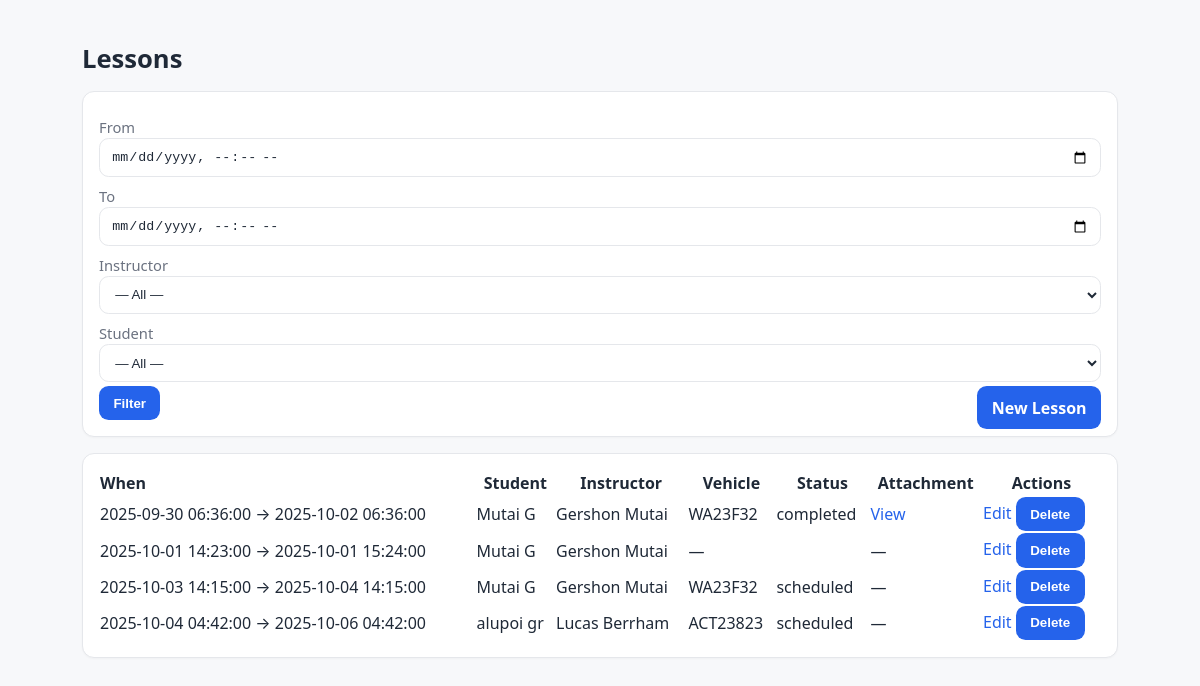
Page /public/lessons/index.php (signed in) on the committed database.
### tables this page shows
CREATE TABLE `lessons` (
  `id` int(11) NOT NULL,
  `enrollment_id` int(11) NOT NULL,
  `instructor_id` int(11) NOT NULL,
  `vehicle_id` int(11) DEFAULT NULL,
  `start_time` datetime NOT NULL,
  `end_time` datetime NOT NULL,
  `status` enum('scheduled','completed','cancelled','no_show') NOT NULL DEFAULT 'scheduled',
  `notes` text DEFAULT NULL,
  `created_at` timestamp NOT NULL DEFAULT current_timestamp()
);

CREATE TABLE `users` (
  `id` int(11) NOT NULL,
  `email` varchar(191) NOT NULL,
  `password_hash` varchar(255) DEFAULT NULL,
  `first_name` varchar(100) NOT NULL,
  `last_name` varchar(100) NOT NULL,
  `phone` varchar(50) DEFAULT NULL,
  `is_active` tinyint(1) NOT NULL DEFAULT 1,
  `created_at` timestamp NOT NULL DEFAULT current_timestamp(),
  `role` enum('admin','staff','instructor','student') NOT NULL DEFAULT 'student'
);

CREATE TABLE `vehicles` (
  `id` int(11) NOT NULL,
  `branch_id` int(11) DEFAULT NULL,
  `plate_no` varchar(50) NOT NULL,
  `make` varchar(80) DEFAULT NULL,
  `model` varchar(80) DEFAULT NULL,
  `vehicle_year` smallint(6) DEFAULT NULL,
  `transmission` enum('manual','automatic') DEFAULT NULL,
  `is_available` tinyint(1) NOT NULL DEFAULT 1,
  `created_at` timestamp NOT NULL DEFAULT current_timestamp()
);

### php/Models/Lesson.php (called while the page is built, shortened)
<?php
class Lesson
{
    public static function all(?string $from = null, ?string $to = null, ?int $instructorId = null, ?int $studentId = null): array {
        $pdo = Database::pdo();
        $where = [];
        $params = [];
        $sql = "SELECT l.*,
                       i.id AS instructor_id, ui.first_name AS inst_first, ui.last_name AS inst_last,
                       v.plate_no,
                       e.id AS enrollment_id, u.first_name AS stu_first, u.last_name AS stu_last
                FROM lessons l
                JOIN instructors i ON i.id = l.instructor_id
                LEFT JOIN users ui ON ui.id = i.user_id
                LEFT JOIN vehicles v ON v.id = l.vehicle_id
                JOIN enrollments e ON e.id = l.enrollment_id
                LEFT JOIN students s ON s.id = e.student_id
                LEFT JOIN users u ON u.id = s.user_id";
        if (!empty($where)) { $sql .= " WHERE " . implode(" AND ", $where); }
        else { $sql .= " WHERE 1=1"; }
        $sql .= " ORDER BY l.start_time ASC";
        $stmt = $pdo->prepare($sql);
        $stmt->execute($params);
        return $stmt->fetchAll(PDO::FETCH_ASSOC);
    }
}

### public/lessons/index.php (the view, shortened to what this page needs)
<?php
require_once __DIR__ . '/../../php/Models/Lesson.php';
$from = $_GET['from'] ?? '';
$to = $_GET['to'] ?? '';
$instructor_id = isset($_GET['instructor_id']) && $_GET['instructor_id']!=='' ? (int)$_GET['instructor_id'] : null;
$student_id = isset($_GET['student_id']) && $_GET['student_id']!=='' ? (int)$_GET['student_id'] : null;
$lessons = Lesson::all($from ?: null, $to ?: null, $instructor_id, $student_id);
?>
<!doctype html>
<html lang="en">
<head>
<link rel="stylesheet" href="../../assets/css/main.css">
</head>
<body>
<main class="container">
  <h1>Lessons</h1>
  <form method="get" class="card" style="margin-bottom:1rem;">
    <label>From <input type="datetime-local" name="from" value="<?= htmlspecialchars($from) ?>"></label>
    <label>To <input type="datetime-local" name="to" value="<?= htmlspecialchars($to) ?>"></label>
    <label>Instructor
      <select name="instructor_id">
        <option value="">— All —</option>
      </select>
    </label>
    <label>Student
      <select name="student_id">
        <option value="">— All —</option>
      </select>
    </label>
    <button type="submit">Filter</button>
    <a class="btn" href="create.php" style="float:right">New Lesson</a>
  </form>
  <div class="card">
    <table style="width:100%; border-collapse: collapse;">
      <thead><tr>
        <th style='text-align:left'>When</th>
        <th>Student</th>
        <th>Instructor</th>
        <th>Vehicle</th>
        <th>Status</th>
        <th>Attachment</th>
        <th>Actions</th>
      </tr></thead>
      <tbody>
      <?php foreach ($lessons as $l): ?>
        <tr>
          <td><?= htmlspecialchars($l['start_time']) ?> → <?= htmlspecialchars($l['end_time']) ?></td>
          <td><?= htmlspecialchars(trim(($l['stu_first'] ?? '') . ' ' . ($l['stu_last'] ?? '')) ?: '—') ?></td>
          <td><?= htmlspecialchars(trim(($l['inst_first'] ?? '') . ' ' . ($l['inst_last'] ?? '')) ?: '—') ?></td>
          <td><?= htmlspecialchars($l['plate_no'] ?? '—') ?></td>
          <td><?= htmlspecialchars($l['status']) ?></td>
          <td><?php if (!empty($l['notes']) && preg_match('#(/origin-driving/uploads/lesson_notes/[^\s]+)#', $l['notes'], $m)) { echo '<a href="' . htmlspecialchars($m[1]) . '" target="_blank">View</a>'; } else { echo '—'; } ?></td>
          <td>
            <a href="edit.php?id=<?= (int)$l['id'] ?>">Edit</a>
            <form method="post" action="delete.php" style="display:inline" onsubmit="return confirm('Delete this lesson?');">
              <button type="submit">Delete</button>
            </form>
          </td>
        </tr>
      <?php endforeach; ?>
      </tbody>
    </table>
  </div>
</main>
</body>
</html>

### assets/css/main.css (style rules this page uses)
:root { --bg:#f7f8fa; --card:#ffffff; --text:#1f2937; --muted:#6b7280; --primary:#2563eb; --primary-600:#1d4ed8; --border:#e5e7eb; --accent:#10b981; --danger:#ef4444; }
* { box-sizing:border-box }
html,body { height:100% }
body { margin:0; font-family:system-ui,-apple-system,Segoe UI,Roboto,Ubuntu,Cantarell,Noto Sans,sans-serif; color:var(--text); background:var(--bg); line-height:1.5; }
.container { max-width:1100px;margin:5px auto;padding:2rem }
a { color:var(--primary);text-decoration:none }
.card { background:var(--card);border:1px solid var(--border);border-radius:12px;padding:1rem;margin:.75rem 0;box-shadow:0 1px 2px rgba(0,0,0,.03) }
h1 { font-size:1.6rem;margin:.2rem 0 .8rem }
form label { display:block;margin:.5rem 0 .25rem;color:var(--muted);font-size:.92rem }
input[type="text"],input[type="number"],input[type="datetime-local"],input[type="date"],input[type="email"],input[type="password"],select,textarea { width:100%;padding:.6rem .7rem;border:1px solid var(--border);border-radius:.6rem;background:var(--card);color:var(--text) }
button,.btn,input[type="submit"] { appearance:none;border:0;border-radius:.6rem;background:var(--primary);color:#fff;padding:.6rem .9rem;font-weight:600;cursor:pointer }

### rows in the picture
lessons: start_time "2025-09-30 06:36:00", end_time "2025-10-02 06:36:00", users.first_name+last_name "Mutai G", users.first_name+last_name "Gershon Mutai", vehicle.plate_no "WA23F32", status "completed"
lessons: start_time "2025-10-01 14:23:00", end_time "2025-10-01 15:24:00", users.first_name+last_name "Mutai G", users.first_name+last_name "Gershon Mutai", plate_no "—"
lessons: start_time "2025-10-03 14:15:00", end_time "2025-10-04 14:15:00", users.first_name+last_name "Mutai G", users.first_name+last_name "Gershon Mutai", vehicle.plate_no "WA23F32", status "scheduled"
lessons: start_time "2025-10-04 04:42:00", end_time "2025-10-06 04:42:00", users.first_name+last_name "alupoi gr", users.first_name+last_name "Lucas Berrham", vehicle.plate_no "ACT23823", status "scheduled"
